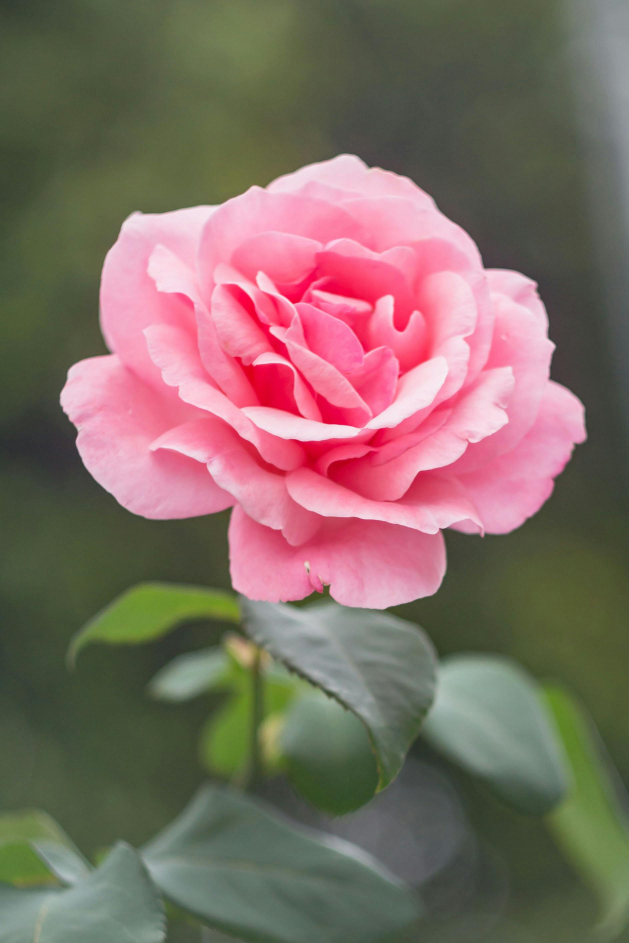
#> input picture P6 Edge Detection & Thresholding/flower.jpg, 1886 x 2829 px, found by its file name (shown at 1/3 size)
$ python canny_func.py
#> lines starting #> are read from the running program, lines starting #| are printed output that depends on the picture; after the words box and inside, x2 and y2 are one past the last pixel; in counts of white or black regions, pixels touching at a corner belong together
import cv2

image = cv2.imread("P6 Edge Detection & Thresholding/flower.jpg", cv2.IMREAD_GRAYSCALE)
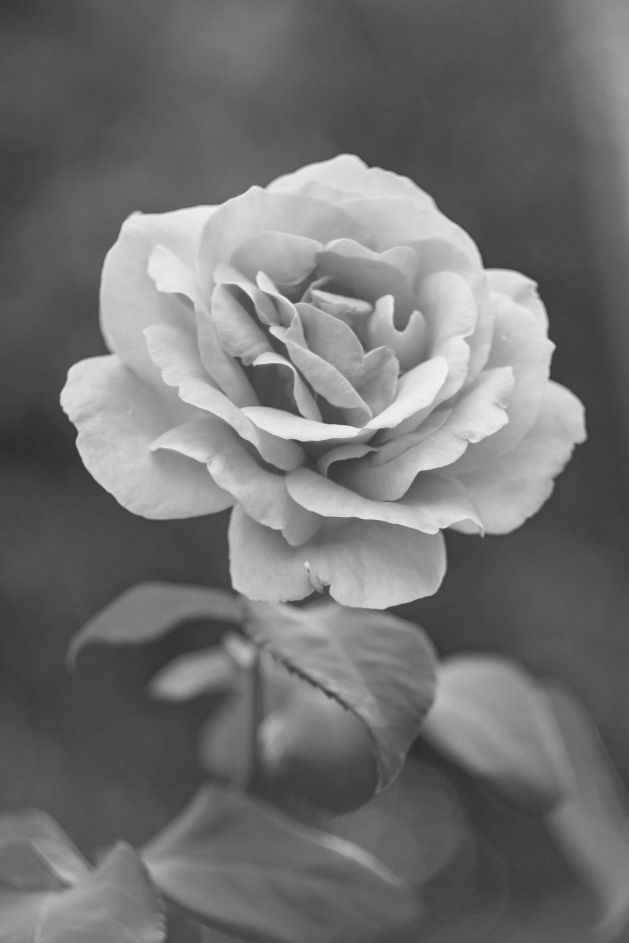
#> image: shape (2829, 1886) (shown at 1/3 size); min 41, max 244, mean 113.6
# image must be in grayscale
rimg = cv2.resize(image, (300,500))
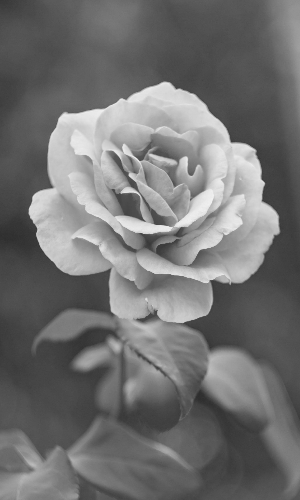
#> rimg: shape (500, 300); min 45, max 241, mean 113.6

edges = cv2.Canny(rimg, 120, 200)
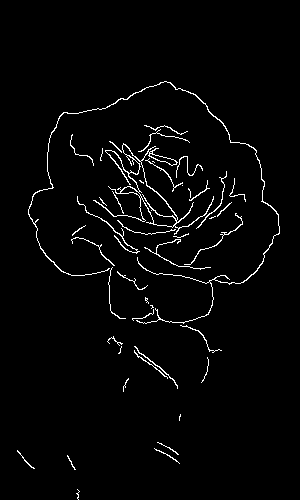
#> edges: shape (500, 300); 2.5% white in thin lines or dots, all inside (x1, y1, x2, y2) = (17, 81, 280, 500)

cv2.imshow("Original Image",rimg)
cv2.imshow("Edged Image", edges)
cv2.waitKey(0)
cv2.destroyAllWindows()
